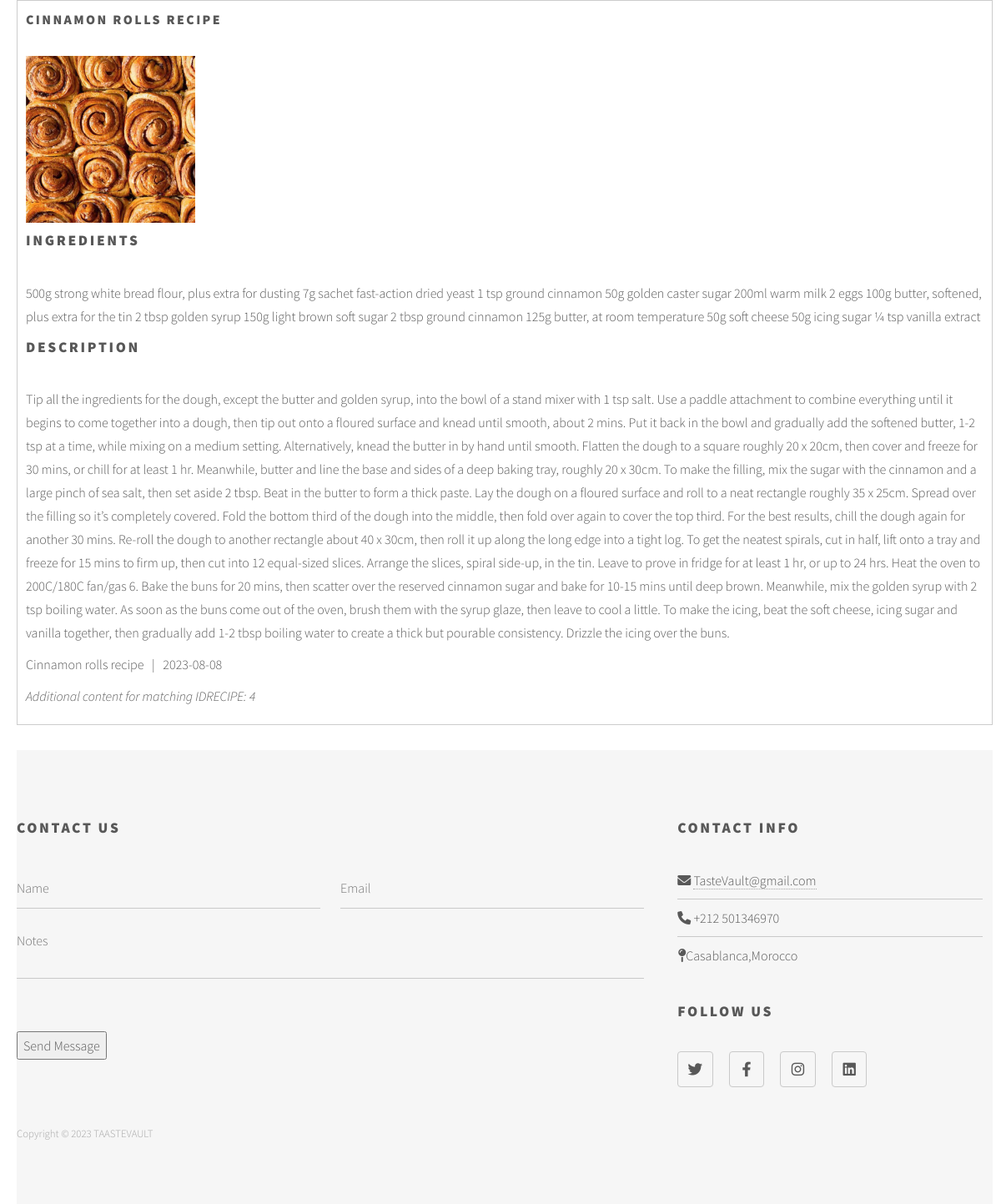
Page /show.php?IDRECIPE=4 on the committed database.
### tables this page shows
CREATE TABLE `recipe` (
  `TITLE` text NOT NULL,
  `INGREDIENTS` text NOT NULL,
  `DESCRIPTION` text NOT NULL,
  `IMAGER` varchar(250) NOT NULL,
  `DATER` date DEFAULT NULL,
  `category` varchar(200) DEFAULT NULL,
  `IDRECIPE` int(11) NOT NULL,
  `IDUSER` int(11) DEFAULT NULL,
  `prix` int(11) DEFAULT NULL
);

### show.php (the view, shortened to what this page needs)
<!DOCTYPE html>
<html>
<head>
    <link rel="stylesheet" href="assets/bootstrap/css/bootstrap.min.css" />
    <link rel="stylesheet" href="assets/css/main.css" />
    <link rel="stylesheet" href="https://cdnjs.cloudflare.com/ajax/libs/font-awesome/6.0.0-beta3/css/all.min.css">
</head>
<body>
<?php
include 'connexion.php';
if (isset($_GET['IDRECIPE'])) {
    $recipeId = $_GET['IDRECIPE'];
    $query = "SELECT * FROM recipe WHERE IDRECIPE = $recipeId";
} else {
    header("Location: recipe.php");
    exit();
}
$result = $conn->query($query);
if ($result && $result->num_rows > 0) {
    $row = $result->fetch_assoc();
    echo "<div class='recipe-item'>";
    echo "<h3 class='title-style'>" . $row['TITLE'] . "</h3>";
    echo "<div class='recipe-content'>";
    echo "<div class='recipe-image'><img src='images/" . $row['IMAGER'] . "' class='image-style'></div>";
    echo "<div class='recipe-details'>";
    echo "<h2>Ingredients</h2>";
    echo "<p class='desc-style'>" . $row['INGREDIENTS'] . "</p>";
    echo "<h2>Description</h2>";
    echo "<p class='desc-style'>" . $row['DESCRIPTION'] . "</p>";
    echo "<p class='usd-style'>" . $row['TITLE'] . " &nbsp;&nbsp;|&nbsp;&nbsp; " . $row['DATER'] . "</p>";
    echo "<p class='additional-content'>Additional content for matching IDRECIPE: " . $row['IDRECIPE'] . "</p>";
    echo "</div>";
    echo "</div>";
    echo "</div>";
} else {
    echo "<p class='no-articles'>Recipe not found</p>";
}
?>
<footer id="footer">
						<div class="inner">
							<section>
								<h2>Contact Us</h2>
								<form method="post" action="#">
									<div class="fields">
										<div class="field half">
											<input type="text" name="name" id="name" placeholder="Name" />
										</div>
										<div class="field half">
											<input type="text" name="email" id="email" placeholder="Email" />
										</div>
										<div class="field">
											<textarea name="message" id="message" rows="3" placeholder="Notes"></textarea>
										</div>
										<div class="field text-right">
											<label>&nbsp;</label>
											<ul class="actions">
												<li><input type="submit" value="Send Message" class="primary" /></li>
											</ul>
										</div>
									</div>
								</form>
							</section>
							<section>
								<h2>Contact Info</h2>
								<ul class="alt">
									<li><span class="fa fa-envelope-o"></span> <a href="#">TasteVault@gmail.com</a></li>
									<li><span class="fa fa-phone"></span> +212 501346970 </li>
									<li><span class="fa fa-map-pin"></span>Casablanca,Morocco</li>
								</ul>
								<h2>Follow Us</h2>
								<ul class="icons">
									<li><a href="#" class="icon style2 fa-twitter"><span class="label">Twitter</span></a></li>
									<li><a href="#" class="icon style2 fa-facebook"><span class="label">Facebook</span></a></li>
									<li><a href="#" class="icon style2 fa-instagram"><span class="label">Instagram</span></a></li>
									<li><a href="#" class="icon style2 fa-linkedin"><span class="label">LinkedIn</span></a></li>
								</ul>
							</section>
							<ul class="copyright">
								<li>Copyright © 2023 TAASTEVAULT </li>
							</ul>
						</div>
					</footer>
</body>
</html>

### show.php (style rules this page uses)
body { margin-left: 20px; margin-right:10px; }
.image-style { height: 200px; width: auto; }
.recipe-item { margin-bottom: 30px; }
.recipe-image { flex: 0 0 200px; margin-right: 20px; }
.recipe-details { flex: 1; }
.recipe-item { border: 1px solid #ccc; padding: 10px; }
.recipe-item h3 { margin-top: 0; }
.recipe-item p { margin-bottom: 10px; }
.recipe-item .additional-content { font-style: italic; }

### rows in the picture
recipe: TITLE "CINNAMON ROLLS RECIPE", IMAGER (picture), INGREDIENTS "500g strong white bread flour, plus extra for dusting 7g sachet fast-action dried yeast 1 tsp ground cinnamon 50g golden caster sugar 200ml warm milk 2 eggs 100g butter, softened, plus extra for the tin 2 tbsp golden syrup 150g light brown soft sugar 2 tbsp ground cinnamon 125g butter, at room temperature 50g soft cheese 50g icing sugar ¼ tsp vanilla extract", DESCRIPTION "Tip all the ingredients for the dough, except the butter and golden syrup, into the bowl of a stand mixer with 1 tsp salt. Use a paddle attachment to combine everything until it begins to come together into a dough, then tip out onto a floured surface and knead until smooth, about 2 mins. Put it back in the bowl and gradually add the softened butter, 1-2 tsp at a time, while mixing on a medium setting. Alternatively, knead the butter in by hand until smooth. Flatten the dough to a square roughly 20 x 20cm, then cover and freeze for 30 mins, or chill for at least 1 hr. Meanwhile, butter and line the base and sides of a deep baking tray, roughly 20 x 30cm. To make the filling, mix the sugar…", TITLE "Cinnamon rolls recipe", DATER "2023-08-08", IDRECIPE "4"
